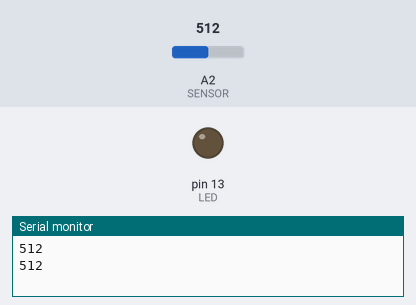
This sketch was run on a simulated Arduino Uno, built with avr-gcc and run on an emulated ATmega328P. On the bench: output pins drawn as LEDs (lit = HIGH), the last lines printed to the serial monitor. The test bench sets the inputs (shaded band); at power-on: A2 (SENSOR) = 512.

Above: at 1.8 s.
1.9 s: A2 (SENSOR) set to 159
3.4 s: A2 (SENSOR) set to 136
At 4.4 s:
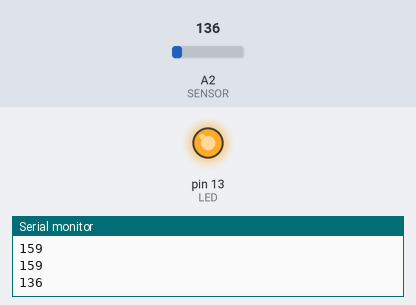
5.5 s: A2 (SENSOR) set to 160
At 7.1 s:
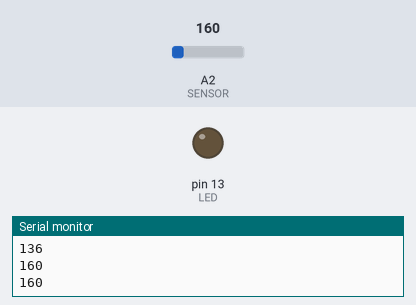
7.5 s: A2 (SENSOR) set to 140
At 8.7 s:
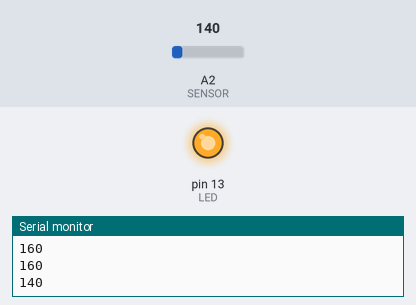
Timing chart, 0 to 10.5 s (numbered marks = the images above; inputs shaded):
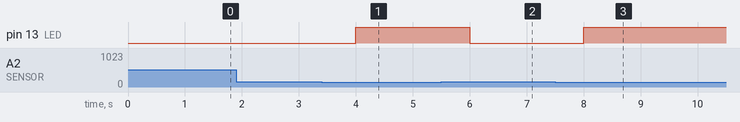

Measured:
- the behaviour switches between 150 and 149 on A2 (SENSOR) (found by bisection; images 0 and 1)
- after the input at 3.4 s, pin 13 (LED): LOW → HIGH after 0.60 s
- after the input at 5.5 s, pin 13 (LED): HIGH → LOW after 0.50 s
- after the input at 7.5 s, pin 13 (LED): LOW → HIGH after 0.50 s

The sketch:

sensor_LDR_LED.ino
```cpp
#define SENSOR A2
#define LED 13

int valorSensor = 0;

void setup()
{
  pinMode(SENSOR, INPUT);
  pinMode(LED, OUTPUT);

  Serial.begin(9600);
}

void loop()
{
  valorSensor = analogRead(SENSOR);

  if (valorSensor < 150)
    digitalWrite(LED, HIGH);
  else
    digitalWrite(LED, LOW);

  Serial.println(valorSensor);
  delay(1000);
}
```
